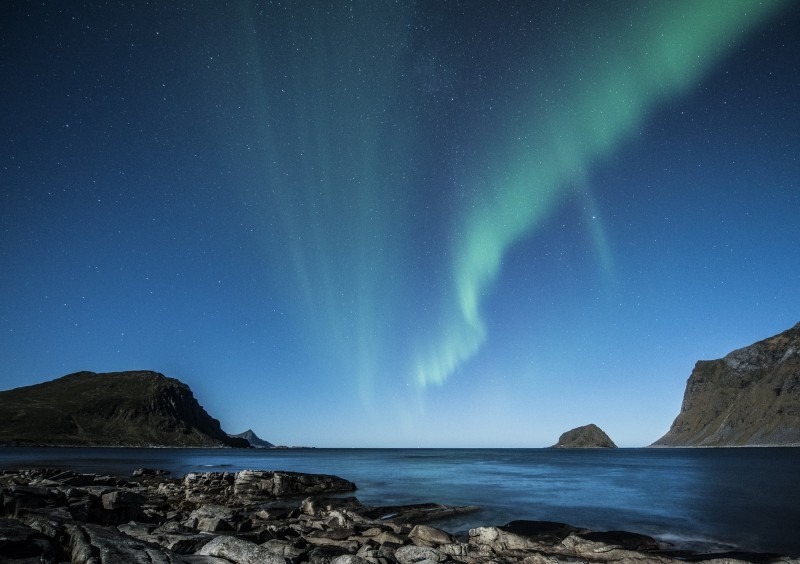
#> input picture Python-ImageProcessing/Ejercicios/Gradiente/sample2.jpg, 800 x 564 px
$ python gradienteFunciones.py
#> lines starting #> are read from the running program, lines starting #| are printed output that depends on the picture
#> further down, img is the input picture: shape (564, 800, 3); mean R, G, B 53.3, 87.6, 114.6
### Python-ImageProcessing/Ejercicios/Gradiente/espaciosColor.py
import numpy as np

# 0.299 R + 0.587 G + 0.114 B
def rgb2gray(img):
    #Obteniendo dimensiones de mi imagen
    alto, ancho, canales = img.shape
#> alto = 564; ancho = 800; canales = 3

    #Creando una imagen en escala de grises con puros 0
    gray = np.zeros((alto, ancho), dtype= float)


    #Recorrer la imagenoriginal pixel a pixel
    for i in range(alto):
        for j in range(ancho):

            #Obtener los valores de R, G y B de cada pixel
            R = img[i,j,0]
            G = img[i,j,1]
            B = img[i,j,2]

            #Convertir a escala de grises
            Y = 0.299*R + 0.587*G + 0.114*B

            #Asignar el valor a la imagen en escala de grises
            gray[i,j] = Y
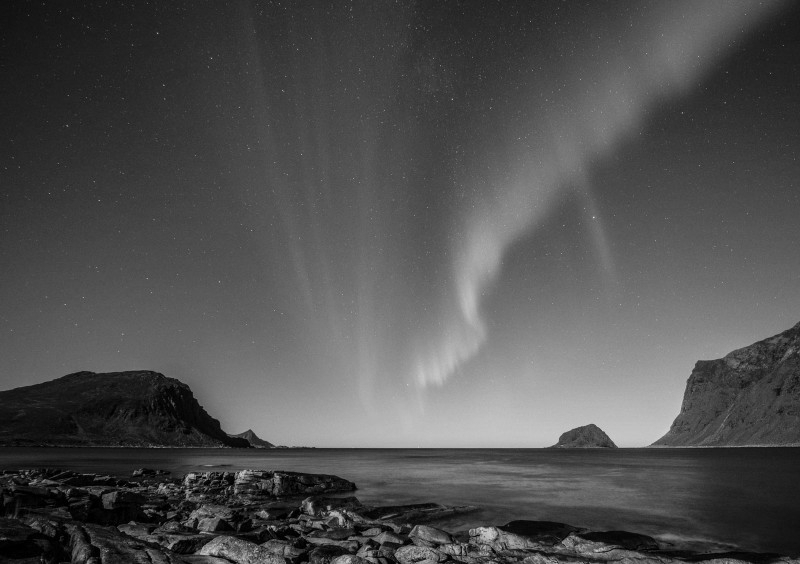
#> gray: shape (564, 800) float64; min 0, max 223.2, mean 80.4

    return gray

import numpy as np

# [152 lines left out: functions rgb2cmyk, rgb2hsv, rgb2lab, cuantizar, not called in this run]


### Python-ImageProcessing/Ejercicios/Gradiente/gradienteFunciones.py
import numpy as np
from scipy.ndimage import convolve
from scipy.signal import correlate2d, convolve2d
import espaciosColor as ec
import matplotlib.image as mpimg
import matplotlib.pyplot as plt

img = mpimg.imread('sample2.jpg')
imagen_gray = ec.rgb2gray(img)

# ======================
# KERNELS SOBEL Y PREWITT
# ======================
# Kernels de Sobel
sobel_x = np.array([[-1, 0, 1],
                    [-2, 0, 2],
                    [-1, 0, 1]])

sobel_y = np.array([[-1, -2, -1],
                    [ 0,  0,  0],
                    [ 1,  2,  1]])

# Aplicar convolución
Gx = convolve(imagen_gray, sobel_x)
Gy = convolve(imagen_gray, sobel_y)

# Magnitud del gradiente
Gxy = np.sqrt(Gx**2 + Gy**2)

# Ángulo del gradiente
theta = np.arctan2(Gy, Gx) * 180 / np.pi
theta_bin = np.where(theta > 0, 1.0, 0.0)  # binarización opcional para visualización
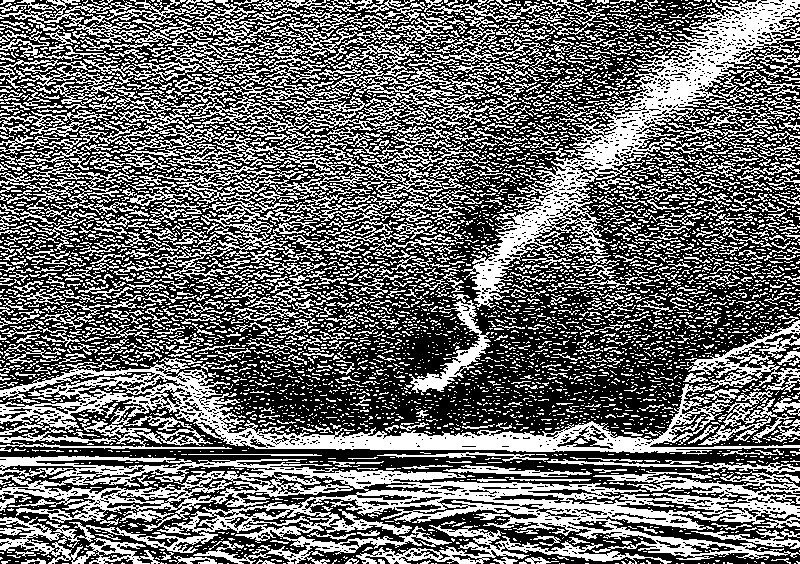
#> theta_bin: shape (564, 800) float64; values 0 (black) and 1 (white), 42.1% white in thin lines or dots

# Mostrar resultados
plt.figure(figsize=(16, 4))

plt.subplot(1, 5, 1)
plt.title("Imagen")
plt.imshow(imagen_gray, cmap='gray')
plt.axis('off')

plt.subplot(1, 5, 2)
plt.title("Gx")
plt.imshow(Gx, cmap='gray')
plt.axis('off')

plt.subplot(1, 5, 3)
plt.title("Gy")
plt.imshow(Gy, cmap='gray')
plt.axis('off')

plt.subplot(1, 5, 4)
plt.title("|Gxy|")
plt.imshow(Gxy, cmap='gray')
plt.axis('off')

plt.subplot(1, 5, 5)
plt.title("theta")
plt.imshow(theta_bin, cmap='gray')
plt.axis('off')

plt.tight_layout()
plt.show()


# Prewitt
prewitt_x = np.array([[1, 0, -1],
                      [1, 0, -1],
                      [1, 0, -1]])

prewitt_y = np.array([[1, 1, 1],
                      [ 0,  0,  0],
                      [ -1,  -1,  -1]])

# Aplicar convolución
Gx2 = convolve(imagen_gray, prewitt_x)
Gy2 = convolve(imagen_gray, prewitt_y)
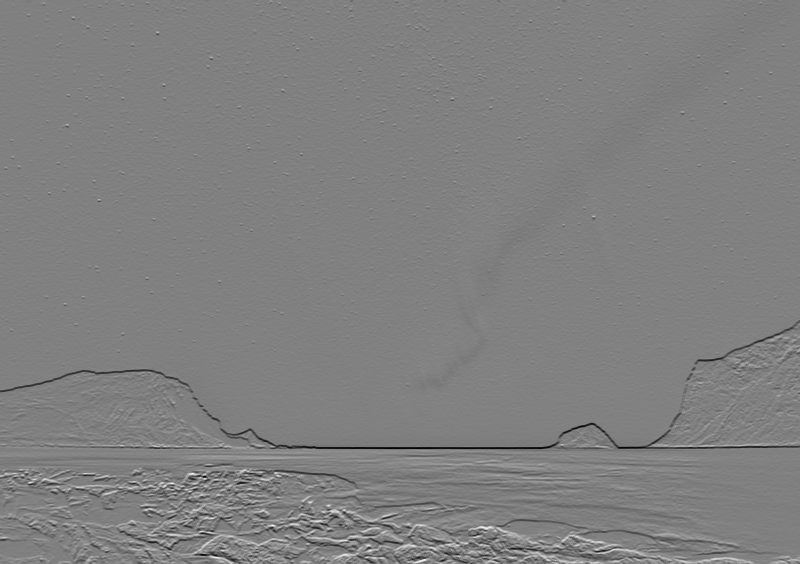
#> Gy2: shape (564, 800) float64; min -408.9, max 404, mean 0.3; drawn with min black and max white

# Magnitud del gradiente
Gxy2 = np.sqrt(Gx2**2 + Gy2**2)

# Ángulo del gradiente
theta2 = np.arctan2(Gy2, Gx2) * 180 / np.pi
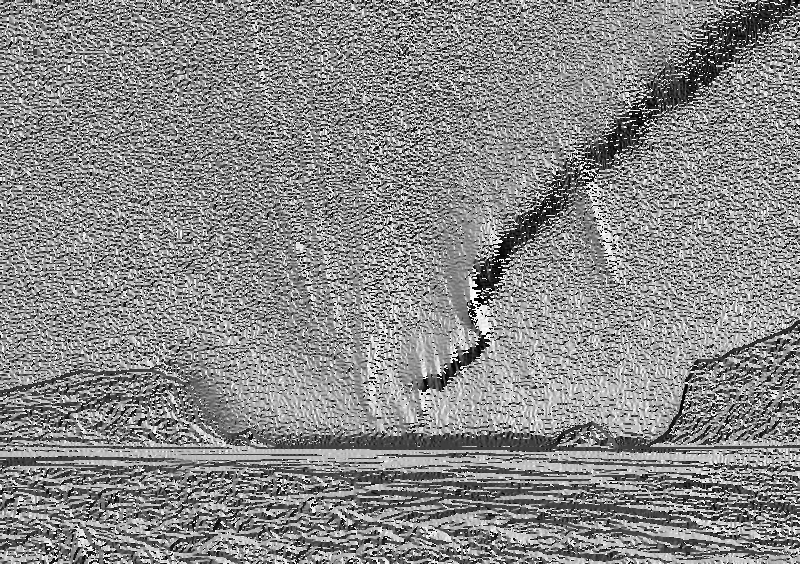
#> theta2: shape (564, 800) float64; min -180, max 180, mean 13.9; drawn with min black and max white
theta_bin2 = np.where(theta2 > 0, 1.0, 0.0)  # binarización opcional para visualización
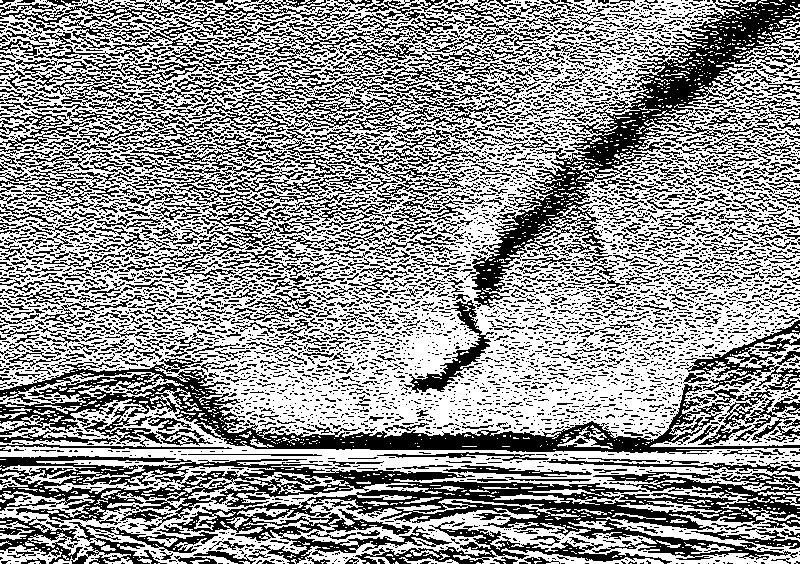
#> theta_bin2: shape (564, 800) float64; values 0 (black) and 1 (white), 58.1% white; black in thin lines or dots

# Mostrar resultados
plt.figure(figsize=(16, 4))

plt.subplot(1, 5, 1)
plt.title("Imagen")
plt.imshow(imagen_gray, cmap='gray')
plt.axis('off')

plt.subplot(1, 5, 2)
plt.title("Gx")
plt.imshow(Gx2, cmap='gray')
plt.axis('off')

plt.subplot(1, 5, 3)
plt.title("Gy")
plt.imshow(Gy2, cmap='gray')
plt.axis('off')

plt.subplot(1, 5, 4)
plt.title("|Gxy|")
plt.imshow(Gxy2, cmap='gray')
plt.axis('off')

plt.subplot(1, 5, 5)
plt.title("theta")
plt.imshow(theta_bin2,cmap='gray')
plt.axis('off')

plt.tight_layout()
plt.show()


# ======================
# KERNELS SOBEL Y PREWITT
# ======================
# Kernels de Sobel
sobel_x = np.array([[-1, 0, 1],
                    [-2, 0, 2],
                    [-1, 0, 1]])

sobel_y = np.array([[-1, -2, -1],
                    [ 0,  0,  0],
                    [ 1,  2,  1]])

def correlacion2D_manual(f, h):
    if len(h) % 2 == 0:
        print("El kernel debe tener dimensiones impares.")
    else:
        # Tamaños
        m, n = f.shape
#> m = 564; n = 800
        kh, kw = h.shape

        # Padding
        pad_h = kh // 2
        pad_w = kw // 2

        # Rellenar la imagen con ceros alrededor
        f_padded = np.pad(f, ((pad_h, pad_h), (pad_w, pad_w)), mode='constant', constant_values=0)

        # Salida del mismo tamaño que f
        output = np.zeros_like(f)

        # Aplicar correlación
        for i in range(m):
            for j in range(n):
                region = f_padded[i:i+kh, j:j+kw]
                output[i, j] = np.sum(region * h)

        return output

def convulsion2D_manual(f, h):
    if len(h) % 2 == 0:
        print("El kernel debe tener dimensiones impares.")
    else:
        # Voltear kernel (horizontal y verticalmente)
        h_flipped = np.flip(h)
        # Usar correlación con kernel volteado
        return correlacion2D_manual(f, h_flipped)

# Aplicar convolución
Gx3 = convulsion2D_manual(imagen_gray, sobel_x)
Gy3 = convulsion2D_manual(imagen_gray, sobel_y)


# Magnitud del gradiente
Gxy3 = np.sqrt(Gx3**2 + Gy3**2)

# Ángulo del gradiente
theta3 = np.arctan2(Gy3, Gx3) * 180 / np.pi
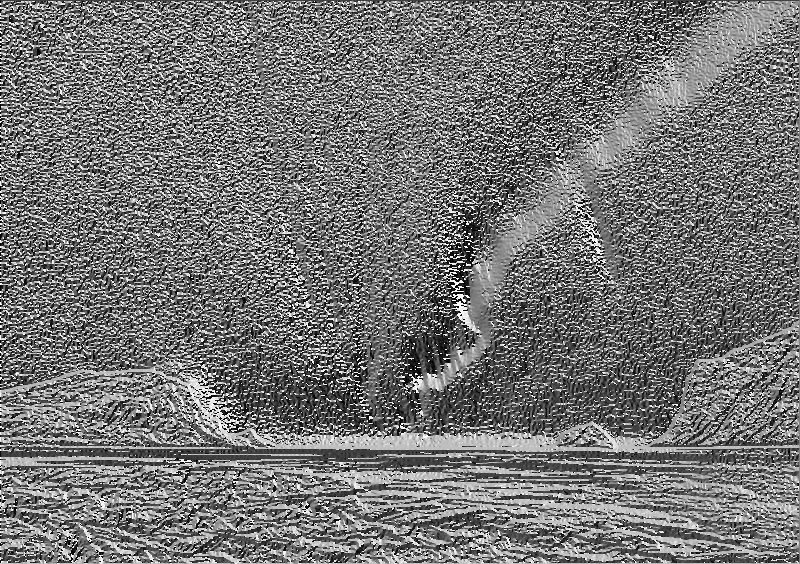
#> theta3: shape (564, 800) float64; min -180, max 180, mean -15; drawn with min black and max white
theta_bin3 = np.where(theta3 > 0, 1.0, 0.0)  # binarización opcional para visualización
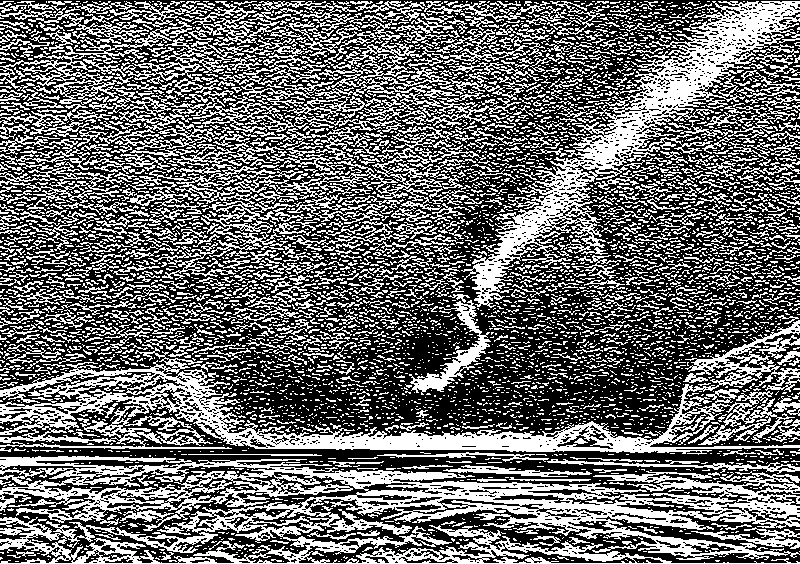
#> theta_bin3: shape (564, 800) float64; values 0 (black) and 1 (white), 42.1% white in thin lines or dots

# Mostrar resultados
plt.figure(figsize=(16, 4))

plt.subplot(1, 5, 1)
plt.title("Imagen")
plt.imshow(imagen_gray, cmap='gray')
plt.axis('off')

plt.subplot(1, 5, 2)
plt.title("Gx")
plt.imshow(Gx3, cmap='gray')
plt.axis('off')

plt.subplot(1, 5, 3)
plt.title("Gy")
plt.imshow(Gy3, cmap='gray')
plt.axis('off')

plt.subplot(1, 5, 4)
plt.title("|Gxy|")
plt.imshow(Gxy3, cmap='gray')
plt.axis('off')

plt.subplot(1, 5, 5)
plt.title("theta")
plt.imshow(theta_bin3, cmap='gray')
plt.axis('off')

plt.tight_layout()
plt.show()
